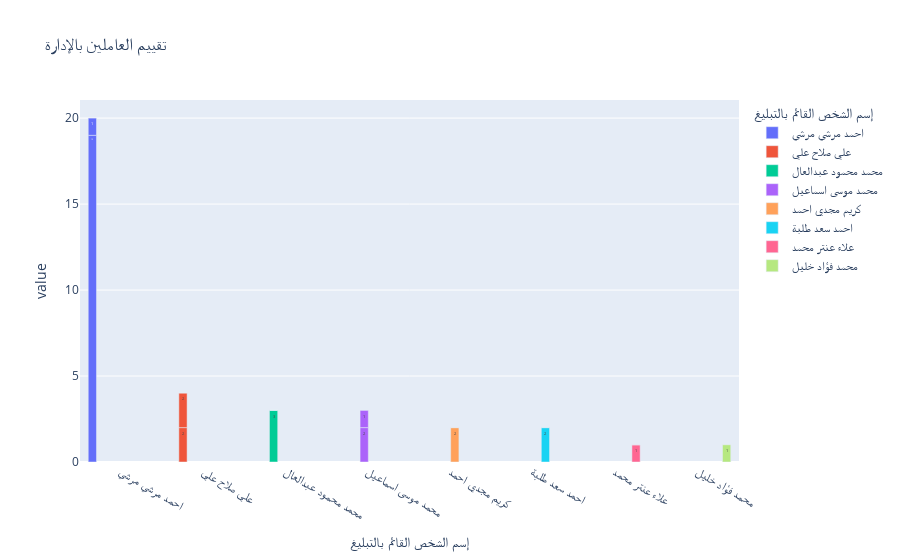

This figure's notebook cell:
### Code cell
px.bar(data_frame=ncr_hse,x='إسم الشخص القائم بالتبليغ',
       y=['Closed', 'Opened'], barmode='group',\
       text_auto=True,color='إسم الشخص القائم بالتبليغ',\
       title='تقييم العاملين باﻹدارة')

### Figure 1 — Plotly figure (JSON) as saved in the notebook; plotly's stock layout.template omitted (floating-point values rounded to 4 significant figures)
{"data": [{"alignmentgroup": "True", "hovertemplate": "إسم الشخص القائم بالتبليغ=%{x}<br>value=%{y}<extra></extra>", "legendgroup": "احمد مرسي مرسي ", "marker": {"color": "#636efa", "pattern": {"shape": ""}}, "name": "احمد مرسي مرسي ", "offsetgroup": "احمد مرسي مرسي ", "orientation": "v", "showlegend": true, "textposition": "auto", "texttemplate": "%{y}", "type": "bar", "x": ["احمد مرسي مرسي ", "احمد مرسي مرسي "], "xaxis": "x", "y": [19, 1], "yaxis": "y"}, {"alignmentgroup": "True", "hovertemplate": "إسم الشخص القائم بالتبليغ=%{x}<br>value=%{y}<extra></extra>", "legendgroup": "علي صلاح علي ", "marker": {"color": "#EF553B", "pattern": {"shape": ""}}, "name": "علي صلاح علي ", "offsetgroup": "علي صلاح علي ", "orientation": "v", "showlegend": true, "textposition": "auto", "texttemplate": "%{y}", "type": "bar", "x": ["علي صلاح علي ", "علي صلاح علي "], "xaxis": "x", "y": [2, 2], "yaxis": "y"}, {"alignmentgroup": "True", "hovertemplate": "إسم الشخص القائم بالتبليغ=%{x}<br>value=%{y}<extra></extra>", "legendgroup": "محمد محمود عبدالعال", "marker": {"color": "#00cc96", "pattern": {"shape": ""}}, "name": "محمد محمود عبدالعال", "offsetgroup": "محمد محمود عبدالعال", "orientation": "v", "showlegend": true, "textposition": "auto", "texttemplate": "%{y}", "type": "bar", "x": ["محمد محمود عبدالعال", "محمد محمود عبدالعال"], "xaxis": "x", "y": [3, 0], "yaxis": "y"}, {"alignmentgroup": "True", "hovertemplate": "إسم الشخص القائم بالتبليغ=%{x}<br>value=%{y}<extra></extra>", "legendgroup": "محمد موسى اسماعيل ", "marker": {"color": "#ab63fa", "pattern": {"shape": ""}}, "name": "محمد موسى اسماعيل ", "offsetgroup": "محمد موسى اسماعيل ", "orientation": "v", "showlegend": true, "textposition": "auto", "texttemplate": "%{y}", "type": "bar", "x": ["محمد موسى اسماعيل ", "محمد موسى اسماعيل "], "xaxis": "x", "y": [2, 1], "yaxis": "y"}, {"alignmentgroup": "True", "hovertemplate": "إسم الشخص القائم بالتبليغ=%{x}<br>value=%{y}<extra></extra>", "legendgroup": "كريم مجدي احمد", "marker": {"color": "#FFA15A", "pattern": {"shape": ""}}, "name": "كريم مجدي احمد", "offsetgroup": "كريم مجدي احمد", "orientation": "v", "showlegend": true, "textposition": "auto", "texttemplate": "%{y}", "type": "bar", "x": ["كريم مجدي احمد", "كريم مجدي احمد"], "xaxis": "x", "y": [2, 0], "yaxis": "y"}, {"alignmentgroup": "True", "hovertemplate": "إسم الشخص القائم بالتبليغ=%{x}<br>value=%{y}<extra></extra>", "legendgroup": "احمد سعد طلبة", "marker": {"color": "#19d3f3", "pattern": {"shape": ""}}, "name": "احمد سعد طلبة", "offsetgroup": "احمد سعد طلبة", "orientation": "v", "showlegend": true, "textposition": "auto", "texttemplate": "%{y}", "type": "bar", "x": ["احمد سعد طلبة", "احمد سعد طلبة"], "xaxis": "x", "y": [2, 0], "yaxis": "y"}, {"alignmentgroup": "True", "hovertemplate": "إسم الشخص القائم بالتبليغ=%{x}<br>value=%{y}<extra></extra>", "legendgroup": "علاء عنتر محمد", "marker": {"color": "#FF6692", "pattern": {"shape": ""}}, "name": "علاء عنتر محمد", "offsetgroup": "علاء عنتر محمد", "orientation": "v", "showlegend": true, "textposition": "auto", "texttemplate": "%{y}", "type": "bar", "x": ["علاء عنتر محمد", "علاء عنتر محمد"], "xaxis": "x", "y": [1, 0], "yaxis": "y"}, {"alignmentgroup": "True", "hovertemplate": "إسم الشخص القائم بالتبليغ=%{x}<br>value=%{y}<extra></extra>", "legendgroup": "محمد فؤاد خليل ", "marker": {"color": "#B6E880", "pattern": {"shape": ""}}, "name": "محمد فؤاد خليل ", "offsetgroup": "محمد فؤاد خليل ", "orientation": "v", "showlegend": true, "textposition": "auto", "texttemplate": "%{y}", "type": "bar", "x": ["محمد فؤاد خليل ", "محمد فؤاد خليل "], "xaxis": "x", "y": [0, 1], "yaxis": "y"}], "layout": {"barmode": "group", "legend": {"title": {"text": "إسم الشخص القائم بالتبليغ"}, "tracegroupgap": 0}, "title": {"text": "تقييم العاملين باﻹدارة"}, "xaxis": {"anchor": "y", "categoryarray": ["احمد مرسي مرسي ", "علي صلاح علي ", "محمد محمود عبدالعال", "محمد موسى اسماعيل ", "كريم مجدي احمد", "احمد سعد طلبة", "علاء عنتر محمد", "محمد فؤاد خليل "], "categoryorder": "array", "domain": [0, 1], "title": {"text": "إسم الشخص القائم بالتبليغ"}}, "yaxis": {"anchor": "x", "domain": [0, 1], "title": {"text": "value"}}}}
